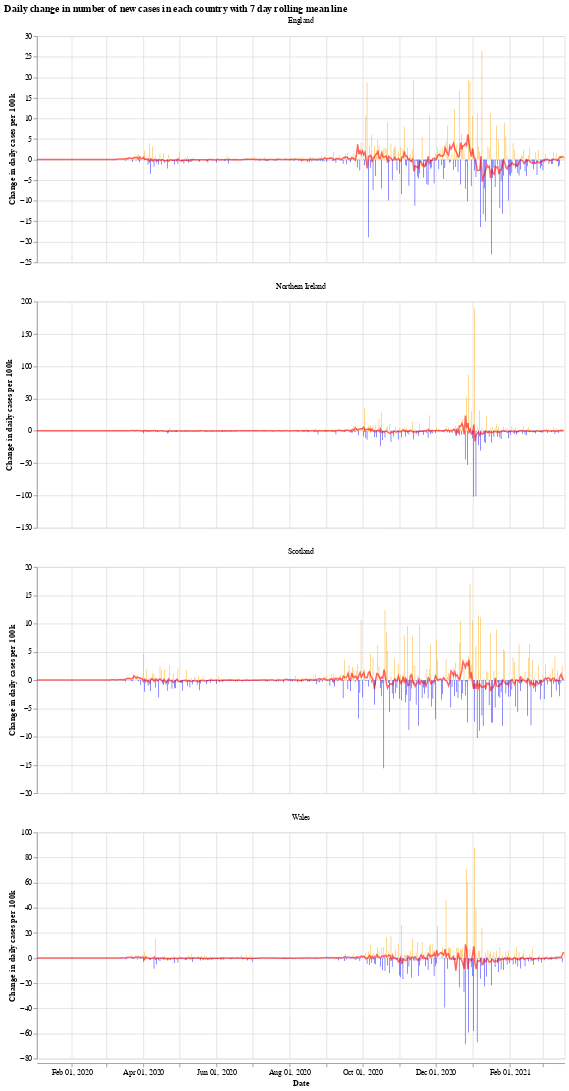

The notebook cell saved with this chart:
### Markdown cell above
We will use the Python library `Altair` for visualising the data, see the [altair docs](https://altair-viz.github.io/) for more information.

First we have a graph which shows the daily change in the number of new cases for each country. This number jumps up and down all over the place, which is likely due to delay in reporting of new cases over the weekend. Another interesting thing is that it looks like the daily cases in Wales experienced a much shorter period of calm over the summer (calm in the sense of daily cases not jumping up and down).

The orange bars are days when the number of new cases (per 100k population) was more than the previous day, while the blue are days when the number of new cases dropped. The red line is the 7 day moving average. 

When the moving average line is below 0, it means that there is a consistent drop in new cases. We can see this clearly happening around the times that lockdowns were introduced (though, to varying degrees). I will update the graphs soon with a marker of when each lockdown started.

### Code cell
# collapse
import altair as alt

bars = alt.Chart(uk_cases).mark_bar().encode(
    x=alt.X("yearmonthdate(date):T", axis=alt.Axis(title='Date')),
    y=alt.Y("casesChangeRate:Q", axis=alt.Axis(title='Change in daily cases per 100k')),
    tooltip='casesChange',
    color=alt.condition(
        alt.datum.casesChangeRate > 0,
        alt.value("orange"),  # The positive color
        alt.value("blue")  # The negative color
    )
).properties(title='Daily change in number of new cases with 7 day rolling mean',width=700).interactive()

line = alt.Chart(uk_cases).mark_line(
    color='red',
    size=2,
    opacity=0.6
).transform_window(
    rolling_mean='mean(casesChangeRate)',
    frame=[0, 7],
    groupby=['areaName']
).encode(
    x='yearmonthdate(date):T',
    y='rolling_mean:Q'
)

alt.layer(bars, line, data=uk_cases).facet(alt.Column(
    'areaName', title=''), columns=1).resolve_scale(y='independent').properties(title='Daily change in number of new cases in each country with 7 day rolling mean line')

### Figure 1 — Vega-Lite specification as saved in the notebook (floating-point values rounded to 4 significant figures; data arrays with more than 128 entries replaced by an {"elided": "..."} marker saying what was removed)
{"config": {"view": {"continuousWidth": 400, "continuousHeight": 300}}, "data": {"name": "data-b180a2939e1ce2052714ff68987d7d6d"}, "facet": {"type": "nominal", "field": "areaName", "title": ""}, "spec": {"layer": [{"mark": "bar", "encoding": {"color": {"condition": {"value": "orange", "test": "(datum.casesChangeRate > 0)"}, "value": "blue"}, "tooltip": {"type": "quantitative", "field": "casesChange"}, "x": {"type": "temporal", "axis": {"title": "Date"}, "field": "date", "timeUnit": "yearmonthdate"}, "y": {"type": "quantitative", "axis": {"title": "Change in daily cases per 100k"}, "field": "casesChangeRate"}}, "selection": {"selector001": {"type": "interval", "bind": "scales", "encodings": ["x", "y"]}}, "title": "Daily change in number of new cases with 7 day rolling mean", "width": 700}, {"mark": {"type": "line", "color": "red", "opacity": 0.6, "size": 2}, "encoding": {"x": {"type": "temporal", "field": "date", "timeUnit": "yearmonthdate"}, "y": {"type": "quantitative", "field": "rolling_mean"}}, "transform": [{"window": [{"op": "mean", "field": "casesChangeRate", "as": "rolling_mean"}], "frame": [0, 7], "groupby": ["areaName"]}]}]}, "columns": 1, "resolve": {"scale": {"y": "independent"}}, "title": "Daily change in number of new cases in each country with 7 day rolling mean line", "$schema": "https://vega.github.io/schema/vega-lite/v4.8.1.json", "datasets": {"data-b180a2939e1ce2052714ff68987d7d6d": {"elided": "1764 records"}}}
